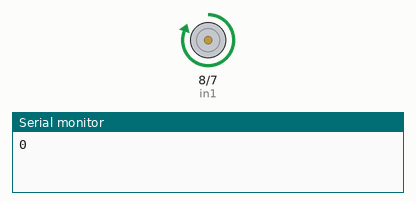
A sketch run on a simulated Arduino Uno, built with avr-gcc and run on an emulated ATmega328P. Shown: motor-driver pin pairs drawn as motors (green arrow = first pin HIGH = forward, orange = second pin HIGH = backward, longer = more drive, scaled by the enable pin), the last lines printed to the serial monitor. Random numbers use the default seed unless the sketch sets one.

Above: at 0.1 s.
At 16.1 s:
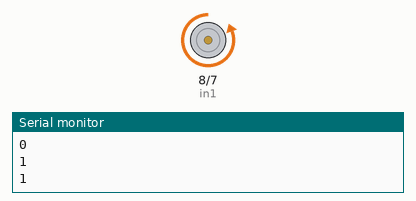
At 39.1 s:
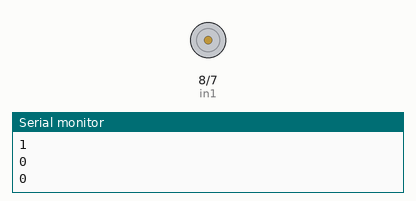
Timing chart, 0 to 40.0 s (numbered marks = the images above):
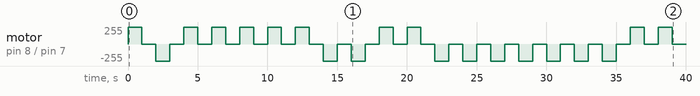

The sketch:

brush.ino
```cpp
int enA = 9;
int in1 = 8;
int in2 = 7;

void setup() {
  pinMode(enA, OUTPUT);
  pinMode(in1, OUTPUT);
  pinMode(in2, OUTPUT);
  digitalWrite(in1, LOW);
  digitalWrite(in2, LOW);
  randomSeed(analogRead(0));

  Serial.begin(9600); // Initialize serial communication
}

void loop() {
  int randomNum = random(2);
  Serial.println(randomNum);

  analogWrite(enA, 255);

  if (randomNum == 0) {
    digitalWrite(in1, HIGH);
    digitalWrite(in2, LOW);
    delay(1000);
  } else {
    digitalWrite(in1, LOW);
    digitalWrite(in2, HIGH);
    delay(1000);
  }
  digitalWrite(in1, LOW);
  digitalWrite(in2, LOW);
  delay(1000);
}
```

Measured:
- by itself, motor on pin 8 (in1) / pin 7 (in2): stopped → forward 255/255 at 0.00 s, → stopped 1.0 s later, → backward 255/255 1.0 s later, → stopped 1.0 s later, … (40 changes in this stretch)
